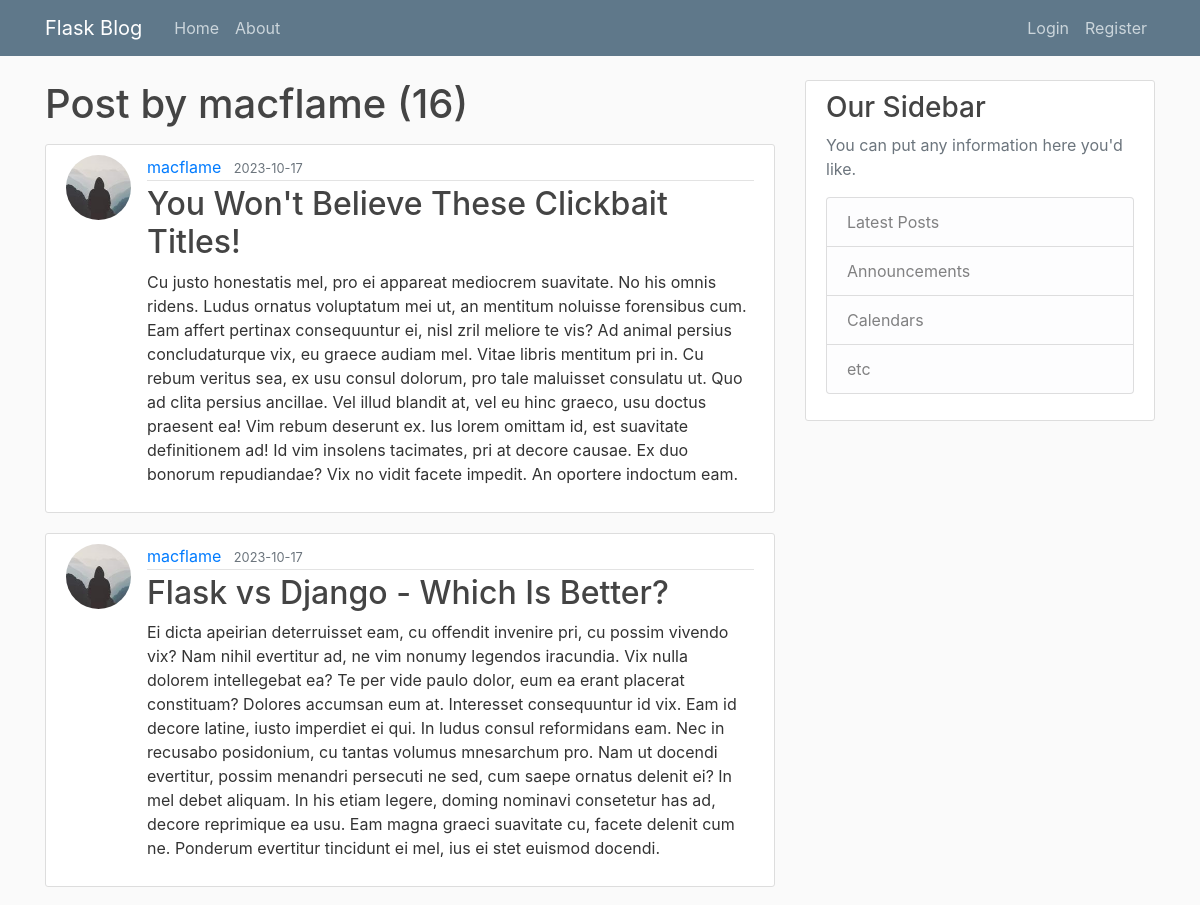
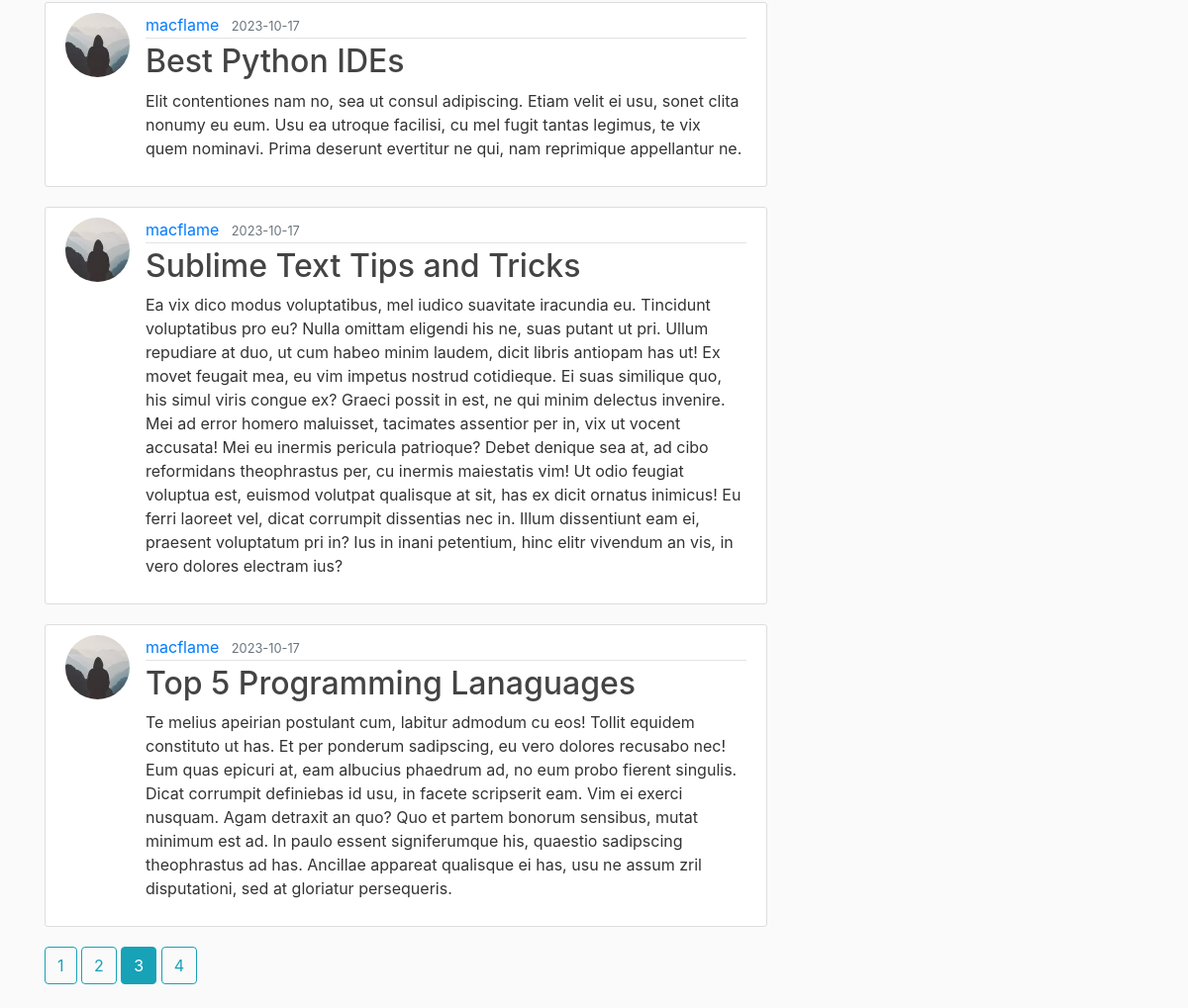
Screenshot of /user/macflame?page=3 with the database file from the repository (2 pictures, top to bottom).
### flaskblog/models.py (models this page shows, shortened)
class User(db.Model, UserMixin):
    id = db.Column(db.Integer, primary_key=True)
    username = db.Column(db.String(20), unique=True, nullable=False)
    email = db.Column(db.String(120), unique=True, nullable=False)
    image_file = db.Column(db.String(20), nullable=False, default='default.jpg')
    password = db.Column(db.String(60), nullable=False)
    posts = db.relationship('Post', backref='author', lazy=True)

class Post(db.Model):
    id = db.Column(db.Integer, primary_key=True)
    title = db.Column(db.String(100), nullable=False)
    date_posted = db.Column(db.DateTime, nullable=False, default=datetime.utcnow)
    content = db.Column(db.Text, nullable=False)
    user_id = db.Column(db.Integer, db.ForeignKey('user.id'), nullable=False)

### flaskblog/routes.py (the view)
@app.route("/user/<string:username>")
def user_posts(username):
    page = request.args.get('page', 1, type=int)
    user = User.query.filter_by(username=username).first_or_404()
    posts = Post.query.filter_by(author=user)\
        .order_by(Post.date_posted.desc())\
        .paginate(page=page, per_page=5)
    return render_template('user_posts.html', posts=posts, user=user)

### flaskblog/templates/user_posts.html
{% extends "layout.html" %}
{% block content %}
    <h1 class="mb-3">Post by {{ user.username }} ({{ posts.total }})</h1>
    {% for post in posts.items %}
        <article class="media content-section">
          <img class="rounded-circle article-img" src="{{ url_for('static', filename='profile_pics/' + post.author.image_file) }}">
          <div class="media-body">
            <div class="article-metadata">
              <a class="mr-2" href="{{ url_for('user_posts', username=post.author.username) }}">{{ post.author.username }}</a>
              <small class="text-muted">{{ post.date_posted.strftime('%Y-%m-%d') }}</small>
            </div>
            <h2><a class="article-title" href="{{ url_for('post', post_id=post.id) }}">{{ post.title }}</a></h2>
            <p class="article-content">{{ post.content }}</p>
          </div>
        </article>
    {% endfor %}
    {% for page_num in posts.iter_pages(left_edge=1, right_edge=1, left_current=1, right_current=2) %}
      {% if page_num %}
        {% if posts.page == page_num %}
          <a class="btn btn-info mb-4" href="{{ url_for('user_posts', username=user.username, page=page_num) }}">{{ page_num }}</a>
        {% else %}
          <a class="btn btn-outline-info mb-4" href="{{ url_for('user_posts', username=user.username, page=page_num) }}">{{ page_num }}</a>
        {% endif %}
      {% else %}
        ...
      {% endif %}
    {% endfor %}
{% endblock content %}

### flaskblog/static/main.css (style rules this page uses)
body { background: #fafafa; color: #333333; margin-top: 5rem; }
h1, h2, h3, h4, h5, h6 { color: #444444; }
.content-section { background: #ffffff; padding: 10px 20px; border: 1px solid #dddddd; border-radius: 3px; margin-bottom: 20px; }
.article-title { color: #444444; }
.article-content { white-space: pre-line; }
.article-img { height: 65px; width: 65px; margin-right: 16px; }
.article-metadata { padding-bottom: 1px; margin-bottom: 4px; border-bottom: 1px solid #e3e3e3 }

### rows the page displays
User: username "macflame"
Post: image_file (picture), author.username "macflame", date_posted "2023-10-17", title "You Won't Believe These Clickbait Titles!", content "Cu justo honestatis mel, pro ei appareat mediocrem suavitate. No his omnis ridens. Ludus ornatus voluptatum mei ut, an mentitum noluisse forensibus cum. Eam affert pertinax consequuntur ei, nisl zril meliore te vis? Ad animal persius concludaturque vix, eu graece audiam mel. Vitae libris mentitum pri in. Cu rebum veritus sea, ex usu consul dolorum, pro tale maluisset consulatu ut. Quo ad clita persius ancillae. Vel illud blandit at, vel eu hinc graeco, usu doctus praesent ea! Vim rebum deserunt ex. Ius lorem omittam id, est suavitate definitionem ad! Id vim insolens tacimates, pri at decore causae. Ex duo bonorum repudiandae? Vix no vidit facete impedit. An oportere indoctum eam."
Post: image_file (picture), author.username "macflame", date_posted "2023-10-17", title "Flask vs Django - Which Is Better?", content "Ei dicta apeirian deterruisset eam, cu offendit invenire pri, cu possim vivendo vix? Nam nihil evertitur ad, ne vim nonumy legendos iracundia. Vix nulla dolorem intellegebat ea? Te per vide paulo dolor, eum ea erant placerat constituam? Dolores accumsan eum at. Interesset consequuntur id vix. Eam id decore latine, iusto imperdiet ei qui. In ludus consul reformidans eam. Nec in recusabo posidonium, cu tantas volumus mnesarchum pro. Nam ut docendi evertitur, possim menandri persecuti ne sed, cum saepe ornatus delenit ei? In mel debet aliquam. In his etiam legere, doming nominavi consetetur has ad, decore reprimique ea usu. Eam magna graeci suavitate cu, facete delenit cum ne. Ponderum…"
Post: image_file (picture), author.username "macflame", date_posted "2023-10-17", title "Best Python IDEs", content "Elit contentiones nam no, sea ut consul adipiscing. Etiam velit ei usu, sonet clita nonumy eu eum. Usu ea utroque facilisi, cu mel fugit tantas legimus, te vix quem nominavi. Prima deserunt evertitur ne qui, nam reprimique appellantur ne."
Post: image_file (picture), author.username "macflame", date_posted "2023-10-17", title "Sublime Text Tips and Tricks", content "Ea vix dico modus voluptatibus, mel iudico suavitate iracundia eu. Tincidunt voluptatibus pro eu? Nulla omittam eligendi his ne, suas putant ut pri. Ullum repudiare at duo, ut cum habeo minim laudem, dicit libris antiopam has ut! Ex movet feugait mea, eu vim impetus nostrud cotidieque. Ei suas similique quo, his simul viris congue ex? Graeci possit in est, ne qui minim delectus invenire. Mei ad error homero maluisset, tacimates assentior per in, vix ut vocent accusata! Mei eu inermis pericula patrioque? Debet denique sea at, ad cibo reformidans theophrastus per, cu inermis maiestatis vim! Ut odio feugiat voluptua est, euismod volutpat qualisque at sit, has ex dicit ornatus inimicus! Eu…"
Post: image_file (picture), author.username "macflame", date_posted "2023-10-17", title "Top 5 Programming Lanaguages", content "Te melius apeirian postulant cum, labitur admodum cu eos! Tollit equidem constituto ut has. Et per ponderum sadipscing, eu vero dolores recusabo nec! Eum quas epicuri at, eam albucius phaedrum ad, no eum probo fierent singulis. Dicat corrumpit definiebas id usu, in facete scripserit eam. Vim ei exerci nusquam. Agam detraxit an quo? Quo et partem bonorum sensibus, mutat minimum est ad. In paulo essent signiferumque his, quaestio sadipscing theophrastus ad has. Ancillae appareat qualisque ei has, usu ne assum zril disputationi, sed at gloriatur persequeris."

### other values shown
{{ posts.total }} "16"
{{ page_num }} "1" "2" "4"
{{ page_num }} "3"
